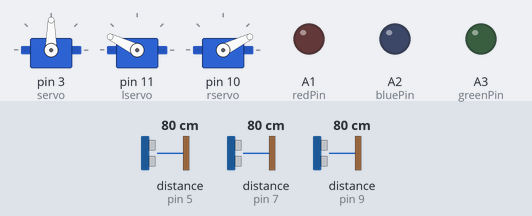
Bench run of a sketch on a simulated Arduino Uno, built with avr-gcc and run on an emulated ATmega328P. Parts: 3 × servo, output pins drawn as LEDs (lit = HIGH). Wiring (inferred from the names in the program): 3 × ultrasonic range finder: trigger pin 4, echo pin 5 / trigger pin 6, echo pin 7 / trigger pin 8, echo pin 9. Inputs (shaded band) come from the test bench; at power-on: distance to the obstacle (sensors on pin 5, pin 9, pin 7) 80 cm. The echo pulse lasts 58.3 µs per cm; pins used as bus, display or sensor lines are not drawn.

Above: at 2.2 s.
2.3 s: distance to the obstacle (sensor on pin 5) set to 74 cm
At 3.1 s:
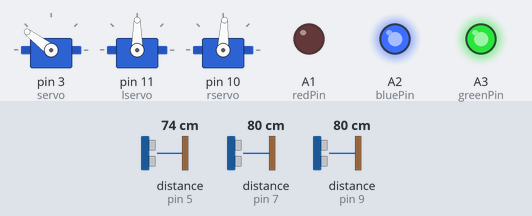
5.3 s: distance to the obstacle (sensor on pin 9) set to 69 cm
At 6.2 s:
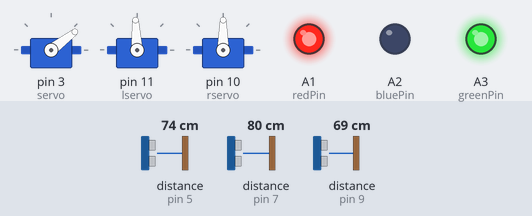
8.3 s: distance to the obstacle (sensor on pin 7) set to 2 cm
At 9.2 s:
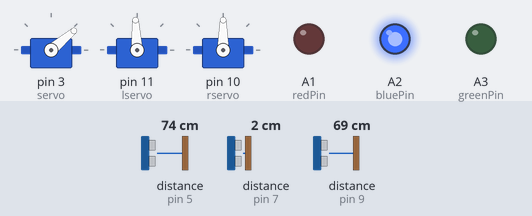
9.8 s: distance to the obstacle (sensor on pin 7) set to 64 cm
11.3 s: distance to the obstacle (sensor on pin 7) set to 73 cm
At 12.5 s:
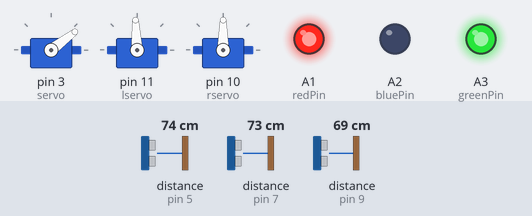
12.8 s: distance to the obstacle (sensor on pin 5) set to 2 cm
At 14.2 s:
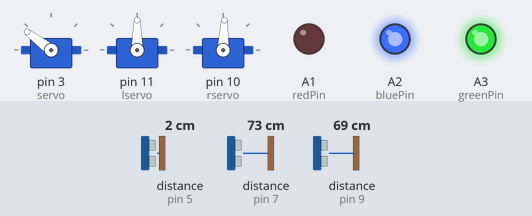
Timing chart, 0 to 15.8 s (numbered marks = the images above; inputs shaded):
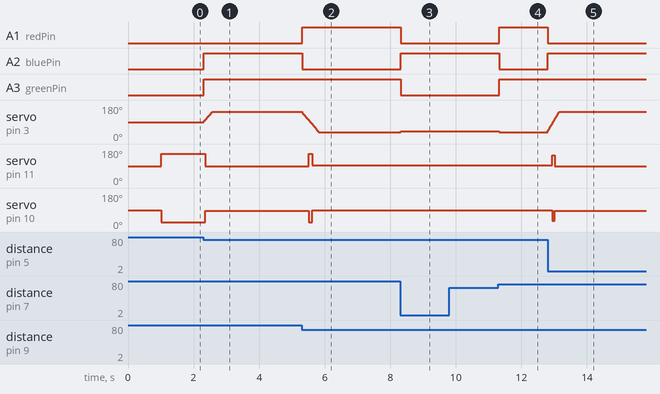

Measured:
- the behaviour switches between 80 and 79 cm on distance to the obstacle (sensor on pin 5) (found by bisection; images 0 and 1)
- the behaviour switches between 74 and 73 cm on distance to the obstacle (sensor on pin 9) (found by bisection; images 1 and 2)
- the behaviour switches between 69 and 70 cm on distance to the obstacle (sensor on pin 7) (found by bisection; images 3 and 4)
- after the input at 2.3 s, A2 (bluePin), A3 (greenPin): LOW → HIGH at once; servo on pin 3 (servo): moves from 90° to 143° over 0.26 s, starting at once; servo on pin 11 (lservo): 154° → 90° after 0.06 s; servo on pin 10 (rservo): 26° → 87° after 0.06 s
- after the input at 5.3 s, A1 (redPin): LOW → HIGH at once; A2 (bluePin): HIGH → LOW at once; servo on pin 3 (servo): moves from 143° to 37° over 0.50 s, starting at once; servo on pin 11 (lservo): 90° → 154° after 0.21 s, → 93° 0.10 s later; servo on pin 10 (rservo): 87° → 26° after 0.21 s, → 90° 0.10 s later
- after the input at 8.3 s, A1 (redPin), A3 (greenPin): HIGH → LOW at once; A2 (bluePin): LOW → HIGH at once; servo on pin 3 (servo): 37° → 40° at once
- after the input at 9.8 s, every drawn part: stays the same
- after the input at 11.3 s, A1 (redPin), A3 (greenPin): LOW → HIGH at once; A2 (bluePin): HIGH → LOW at once; servo on pin 3 (servo): 40° → 37° at once
- after the input at 12.8 s, A1 (redPin): HIGH → LOW at once; A2 (bluePin): LOW → HIGH at once; servo on pin 3 (servo): moves from 37° to 143° over 0.35 s, starting at once; servo on pin 11 (lservo): 93° → 147° after 0.14 s, → 90° 0.07 s later; servo on pin 10 (rservo): 90° → 33° after 0.14 s, → 87° 0.07 s later

The sketch:

Follow_bot_2.ino
```cpp
#include <Servo.h>
Servo servo;
Servo lservo;
Servo rservo;
#define echopin1 9
#define echopin2 7
#define echopin3 5
#define trigpin1 8
#define trigpin2 6
#define trigpin3 4
int angle = 90;
const int redPin = A1;
const int bluePin = A2;
const int greenPin = A3;

long duration1, duration2, duration3, distance1, distance2, distance3, distancespeed;
void setup() {
  // put your setup code here, to run once:
  pinMode(echopin1,INPUT);
  pinMode(echopin2,INPUT);
  pinMode(echopin3,INPUT);
  pinMode(trigpin1,OUTPUT);
  pinMode(trigpin2,OUTPUT);
  pinMode(trigpin3,OUTPUT);
  pinMode(redPin,OUTPUT);
  pinMode(bluePin,OUTPUT);
  pinMode(greenPin,OUTPUT);
  servo.attach(3);
  servo.write(angle);
  lservo.attach(11);
  rservo.attach(10);
  lservo.write(90);
  rservo.write(90);
  delay(1000);
}

void loop() {
  // put your main code here, to run repeatedly:
  // distance for left ultrasound
  digitalWrite(trigpin1,LOW);
  delayMicroseconds(2);
  digitalWrite(trigpin1,HIGH);
  delayMicroseconds(10);
  digitalWrite(trigpin1,LOW);
  duration1 = pulseIn(echopin1,HIGH);
  distance1 = duration1/58.2;
  // distance for middle ultrasound
  digitalWrite(trigpin2,LOW);
  delayMicroseconds(2);
  digitalWrite(trigpin2,HIGH);
  delayMicroseconds(10);
  digitalWrite(trigpin2,LOW);
  duration2 = pulseIn(echopin2,HIGH);
  distance2 = duration2/58.2;
  // distance for right ultrasound
  digitalWrite(trigpin3,LOW);
  delayMicroseconds(2);
  digitalWrite(trigpin3,HIGH);
  delayMicroseconds(10);
  digitalWrite(trigpin3,LOW);
  duration3 = pulseIn(echopin3,HIGH);
  distance3 = duration3/58.2;
  if (distance1 > 100) {
    distance1 = 100;
  }
  else if(distance2 > 100) {
    distance2 = 100;
  }
  else if(distance3 > 100) {
    distance3 = 100;
  }
  if(distance1 == 0) {
    distance1 = 101;
  }
  else if(distance2 == 0) {
    distance2 = 101;
  }
  else if(distance3 == 0) {
    distance3 = 101;
  }
  if (distance1 < distance2 && distance1 < distance3) {
    angle = angle - 3;
    setColor(255,255,0);
  }
  else if(distance2 < distance1 && distance2 < distance3) {
    angle = angle;
    setColor(25,25,255);
  }
  else if(distance3 < distance1 && distance3 < distance2) {
    angle = angle + 3;
    setColor(0,255,255);
  }
  servo.write(angle);
  if (angle > 140) {
    angle = 140;
  }
  else if (angle < 40) {
    angle = 40;
  }
  if (angle > 100) {
    lservo.write(90);
    rservo.write(87);
  }
  else if (angle < 80) {
    lservo.write(93);
    rservo.write(90);
  }
  else {
    distancespeed =  15-distance2;
    lservo.write(90-distancespeed);
    rservo.write(90+distancespeed);
  }

}

void setColor(int red, int green, int blue)
{
  #ifdef COMMON_ANODE
    red = 255 - red;
    green = 255 - green;
    blue = 255 - blue;
  #endif
  analogWrite(redPin, red);
  analogWrite(greenPin, green);
  analogWrite(bluePin, blue);
}
```
